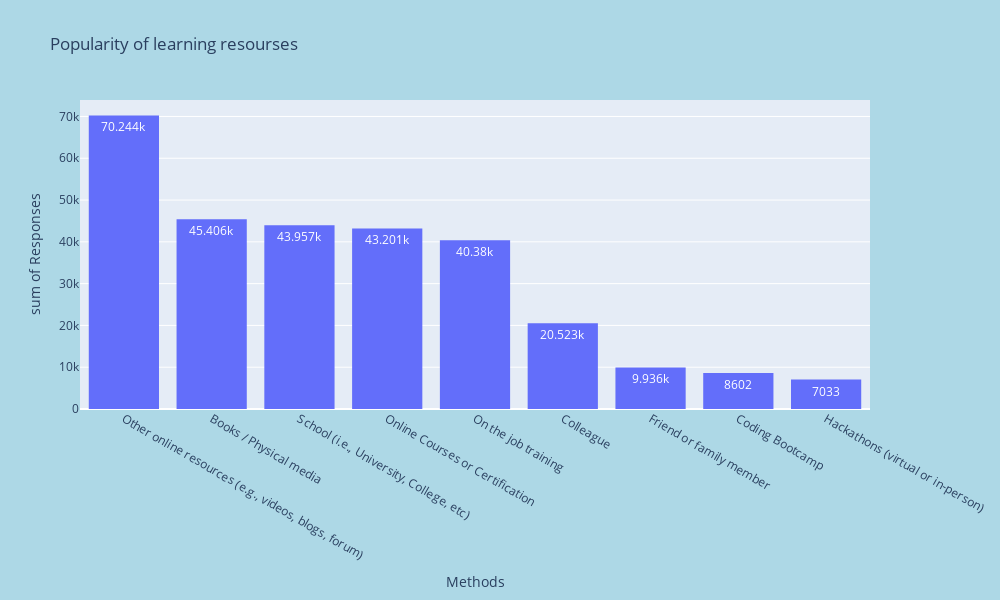

This figure's notebook cell:
### Markdown cell above
In this part we will better understand how people from stackoverflow prefer to learn

### Code cell
#Data preparation
Method_of_learning_to_code=df[['LearnCode']]
methods=['Books / Physical media','Coding Bootcamp','Colleague',
         'Friend or family member','Hackathons (virtual or in-person)','Online Courses or Certification','On the job training',
         'Other online resources (e.g., videos, blogs, forum)','School (i.e., University, College, etc)']
counts=[]
#since one person could have multiple ansewers on this question we need to count all the insistances
for method in methods:
    count=0
    for person in Method_of_learning_to_code['LearnCode']:
        if method in str(person):
            count+=1
    counts.append(count)
data={'Methods':methods,'Number of responses':counts}
data=pd.DataFrame(data)
data=data.sort_values('Number of responses',ascending=False)


#Data visualisation
fig = px.histogram(
    data,
    x='Methods',
    y='Number of responses',
    title='Popularity of learning resourses',
    labels={'Number of responses':'Responses'},
    width=1000,
    height=600,
    text_auto=True
    )
fig.update_layout(
    paper_bgcolor="lightblue"
)
fig.show()

### Figure 1 — Plotly figure (JSON) as saved in the notebook; plotly's stock layout.template omitted (floating-point values rounded to 4 significant figures)
{"data": [{"alignmentgroup": "True", "bingroup": "x", "histfunc": "sum", "hovertemplate": "Methods=%{x}<br>sum of Responses=%{y}<extra></extra>", "legendgroup": "", "marker": {"color": "#636efa", "pattern": {"shape": ""}}, "name": "", "offsetgroup": "", "orientation": "v", "showlegend": false, "texttemplate": "%{value}", "type": "histogram", "x": ["Other online resources (e.g., videos, blogs, forum)", "Books / Physical media", "School (i.e., University, College, etc)", "Online Courses or Certification", "On the job training", "Colleague", "Friend or family member", "Coding Bootcamp", "Hackathons (virtual or in-person)"], "xaxis": "x", "y": [70244, 45406, 43957, 43201, 40380, 20523, 9936, 8602, 7033], "yaxis": "y"}], "layout": {"barmode": "relative", "height": 600, "legend": {"tracegroupgap": 0}, "paper_bgcolor": "lightblue", "title": {"text": "Popularity of learning resourses"}, "width": 1000, "xaxis": {"anchor": "y", "domain": [0, 1], "title": {"text": "Methods"}}, "yaxis": {"anchor": "x", "domain": [0, 1], "title": {"text": "sum of Responses"}}}}
